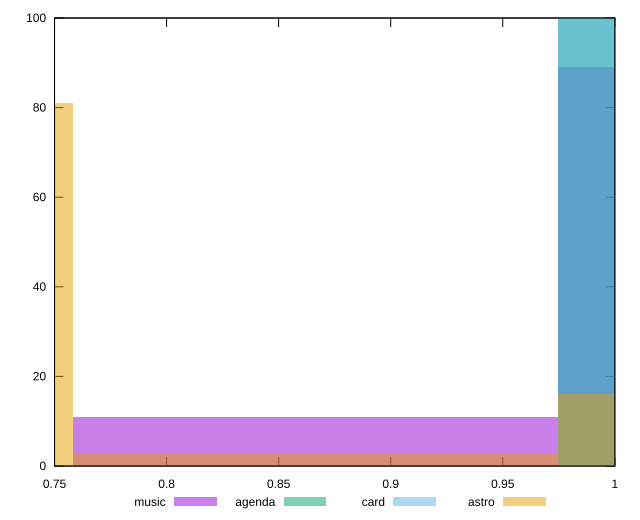

Recreate this plot in gnuplot.
reset

$music <<EOF
1.0831281786742888 89
0.8665025429394311 11
EOF

$agenda <<EOF
1.0831281786742888 100
EOF

$card <<EOF
1.0831281786742888 100
EOF

$astro <<EOF
0.6498769072045734 81
1.0831281786742888 16
0.8665025429394311 3
EOF

set key outside below
set boxwidth 0.21662563573485777
set xrange [0.75:1]
set yrange [0:100]
set trange [0:100]
set style fill transparent solid 0.5 noborder
set terminal svg size 640, 520 enhanced background rgb 'white'
set output "reports/report_00032_2021-02-25T10-28-15.087Z/uses-rel-preconnect/comparison/histogram/all_score.svg"

plot $music title "music" with boxes, \
     $agenda title "agenda" with boxes, \
     $card title "card" with boxes, \
     $astro title "astro" with boxes

reset
